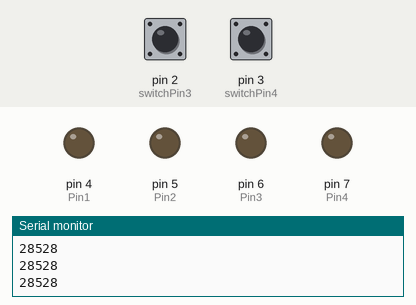
Bench run of a sketch on a simulated Arduino Uno, built with avr-gcc and run on an emulated ATmega328P. Parts: output pins drawn as LEDs (lit = HIGH), the last lines printed to the serial monitor. The test bench sets the inputs (shaded band); at power-on: pin 2 (switchPin3) LOW, pin 3 (switchPin4) LOW.

Above: at 1.2 s.
1.3 s: pin 2 (switchPin3) pulled HIGH for 0.15 s
At 1.46 s:
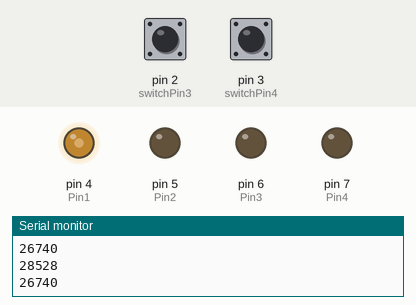
2.9 s: pin 3 (switchPin4) pulled HIGH for 0.15 s
At 2.98 s:
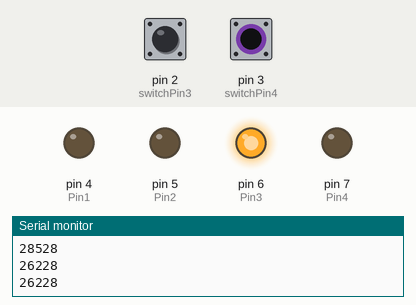
4.5 s: pin 3 (switchPin4) pulled HIGH for 3.2 s
At 8.7 s:
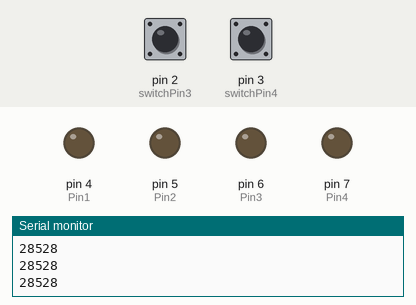
9.2 s: pin 2 (switchPin3) pulled HIGH for 1 s
12.2 s: pin 2 (switchPin3) driven HIGH and pin 3 (switchPin4) driven HIGH
At 12.37 s:
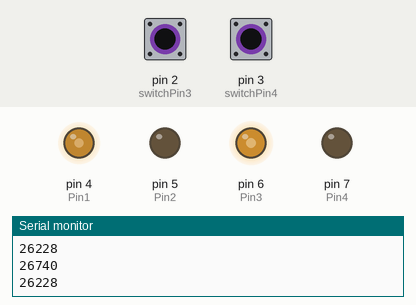
15.2 s: pin 2 (switchPin3) driven LOW
Timing chart, 0 to 17.7 s (numbered marks = the images above; inputs shaded):
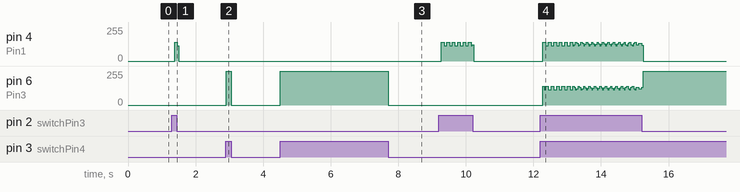

The sketch:

robocar.ino
```cpp
const int Pin1=4,Pin2=5,Pin3=6,Pin4=7;
const int switchPin1=0,switchPin2=1,switchPin3=2,switchPin4=3;
int switchstate1 =0 ,switchstate2 =0,switchstate3 =0 ,switchstate4 =0  ;
void setup()
{


  pinMode(Pin1,OUTPUT);
  pinMode(Pin2,OUTPUT);
  pinMode(Pin3,OUTPUT);
  pinMode(Pin4,OUTPUT);
  pinMode(switchPin1,INPUT);
  pinMode(switchPin2,INPUT);
  pinMode(switchPin3,INPUT);
  pinMode(switchPin4,INPUT);
  Serial.begin(9600);
}
void loop()
{
  switchstate1 = digitalRead(switchPin1);
  switchstate2 = digitalRead(switchPin2);
  switchstate3 = digitalRead(switchPin3);
  switchstate4 = digitalRead(switchPin4);
  if (switchstate1 == HIGH)

{
  Serial.println('Forward');
  digitalWrite(Pin1,HIGH);
  digitalWrite(Pin2,LOW);
  digitalWrite(Pin3,HIGH);
  digitalWrite(Pin4,LOW);
}
 if(switchstate2 == HIGH)

{
  Serial.println('Reverse');
  digitalWrite(Pin1,LOW);
  digitalWrite(Pin2,HIGH);
  digitalWrite(Pin3,LOW);
  digitalWrite(Pin4,HIGH);
}
 if(switchstate3 == HIGH)
{
  Serial.println('Right');
  digitalWrite(Pin1,HIGH);
  digitalWrite(Pin2,LOW);
  digitalWrite(Pin3,LOW);
  digitalWrite(Pin4,LOW);
}
 if(switchstate4 == HIGH)
{
  Serial.println('Left');
  digitalWrite(Pin1,LOW);
  digitalWrite(Pin2,LOW);
  digitalWrite(Pin3,HIGH);
  digitalWrite(Pin4,LOW);
}
else
{
  Serial.println('Stop');
  digitalWrite(Pin1,LOW);
  digitalWrite(Pin2,LOW);
  digitalWrite(Pin3,LOW);
  digitalWrite(Pin4,LOW);
}
}
```

Measured:
- after the input at 1.3 s, pin 4 (Pin1): 0/255 → 139/255 after 0.08 s, → 0/255 0.08 s later
- after the input at 2.9 s, pin 6 (Pin3): 0/255 → 255/255 at once, → 0/255 0.15 s later
- after the input at 4.5 s, pin 6 (Pin3): 0/255 → 255/255 at once, → 0/255 3.2 s later
